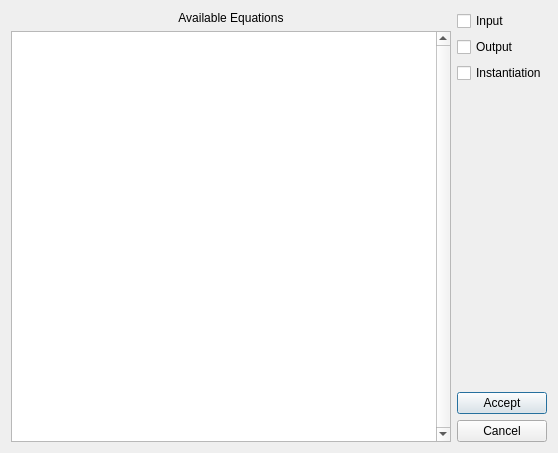
<?xml version="1.0" encoding="UTF-8"?>
<ui version="4.0">
 <class>variable_editor</class>
 <widget class="QDialog" name="variable_editor">
  <property name="geometry">
   <rect>
    <x>0</x>
    <y>0</y>
    <width>558</width>
    <height>453</height>
   </rect>
  </property>
  <property name="windowTitle">
   <string>Variable Editor</string>
  </property>
  <layout class="QHBoxLayout" name="horizontalLayout">
   <item>
    <layout class="QVBoxLayout" name="verticalLayout_2">
     <item>
      <widget class="QLabel" name="label_2">
       <property name="text">
        <string>Available Equations</string>
       </property>
       <property name="alignment">
        <set>Qt::AlignCenter</set>
       </property>
      </widget>
     </item>
     <item>
      <widget class="QListView" name="list_equations">
       <property name="verticalScrollBarPolicy">
        <enum>Qt::ScrollBarAlwaysOn</enum>
       </property>
       <property name="editTriggers">
        <set>QAbstractItemView::NoEditTriggers</set>
       </property>
       <property name="verticalScrollMode">
        <enum>QAbstractItemView::ScrollPerPixel</enum>
       </property>
      </widget>
     </item>
    </layout>
   </item>
   <item>
    <layout class="QVBoxLayout" name="verticalLayout">
     <item>
      <widget class="QCheckBox" name="cbox_input">
       <property name="text">
        <string>Input</string>
       </property>
      </widget>
     </item>
     <item>
      <widget class="QCheckBox" name="cbox_output">
       <property name="text">
        <string>Output</string>
       </property>
      </widget>
     </item>
     <item>
      <widget class="QCheckBox" name="cbox_instantiation">
       <property name="text">
        <string>Instantiation</string>
       </property>
      </widget>
     </item>
     <item>
      <spacer name="verticalSpacer">
       <property name="orientation">
        <enum>Qt::Vertical</enum>
       </property>
       <property name="sizeHint" stdset="0">
        <size>
         <width>20</width>
         <height>40</height>
        </size>
       </property>
      </spacer>
     </item>
     <item>
      <widget class="QPushButton" name="pbutton_accept">
       <property name="text">
        <string>Accept</string>
       </property>
      </widget>
     </item>
     <item>
      <widget class="QPushButton" name="pbutton_cancel">
       <property name="text">
        <string>Cancel</string>
       </property>
      </widget>
     </item>
    </layout>
   </item>
  </layout>
 </widget>
 <resources/>
 <connections/>
</ui>
